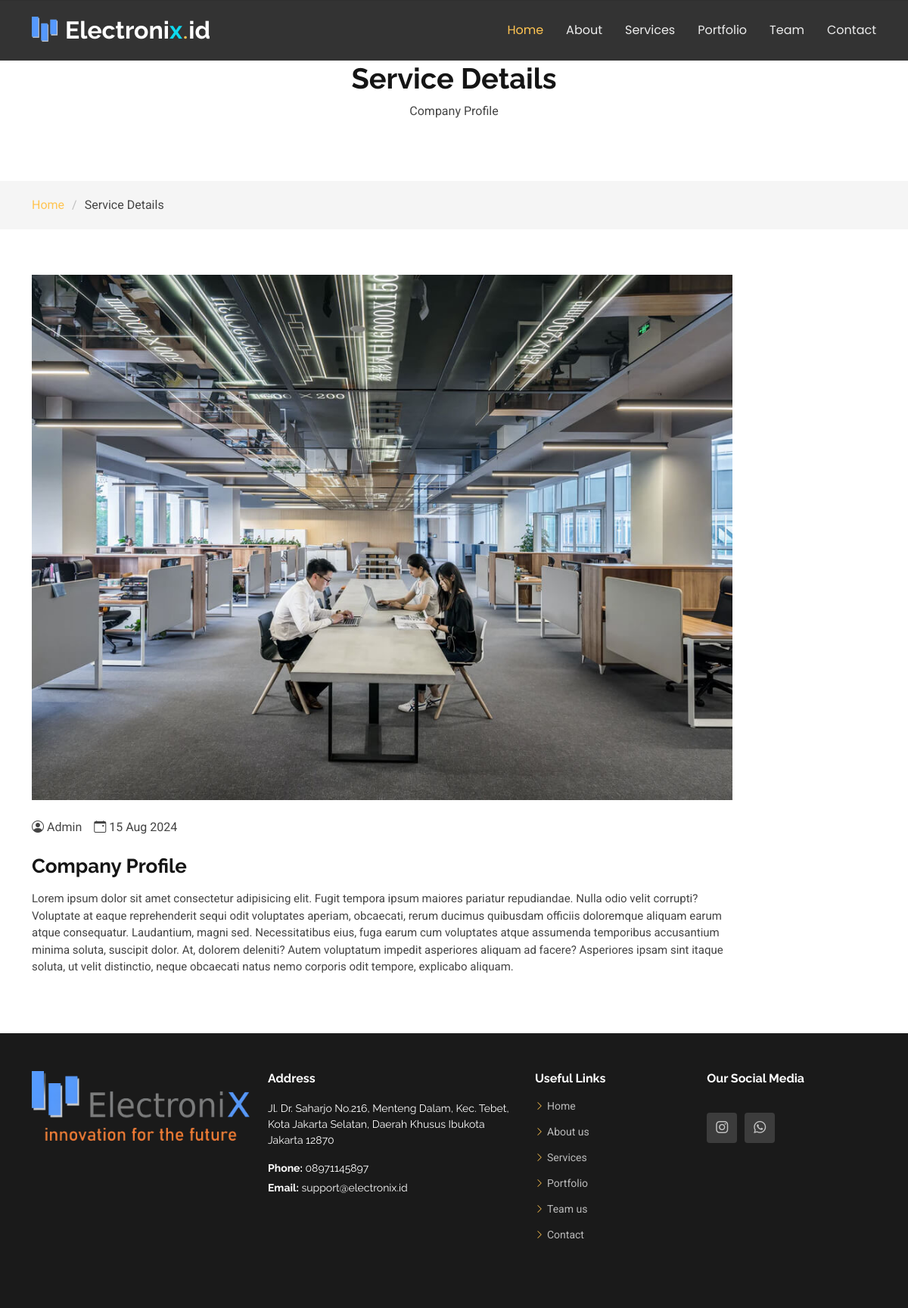
Screenshot of /home/service_detail/company_profile with the database file from the repository.
### tables this page shows
CREATE TABLE `service` (
  `id` int(11) NOT NULL,
  `judul` varchar(550) NOT NULL,
  `slug` varchar(550) NOT NULL,
  `isi_service` text NOT NULL,
  `created_by` varchar(255) NOT NULL,
  `created_at` int(11) NOT NULL,
  `image` varchar(550) NOT NULL
);

CREATE TABLE `contact` (
  `id` int(11) NOT NULL,
  `image` varchar(550) NOT NULL,
  `alamat` varchar(550) NOT NULL,
  `telp` varchar(550) NOT NULL,
  `email` varchar(250) NOT NULL,
  `instagram` varchar(550) NOT NULL,
  `wa` varchar(250) NOT NULL,
  `maps` varchar(9999) NOT NULL
);

### application/controllers/Home.php (called while the page is built, shortened)
<?php
class Home extends CI_Controller {
	public function service_detail($slug)
	{
		$data['judul'] = 'Detail Service';
		$data['service'] = $this->db->get_where('service', ['slug' => $slug])->row_array();
		$data['contact'] = $this->db->get_where('contact')->result_array();
		$this->load->view('template/home_header', $data);
        $this->load->view('template/service_navbar', $data);
		$this->load->view('home/service_detail', $data);
        $this->load->view('template/home_footer', $data);
	}
}

### index.php (called while the page is built, shortened)
<?php
require_once BASEPATH.'core/CodeIgniter.php';

### application/views/home/service_detail.php (the view)
<body class="service-details-page">
<main class="main">
<div class="page-title" data-aos="fade">
  <div class="heading">
    <div class="container">
      <div class="row d-flex justify-content-center text-center">
        <div class="col-lg-8">
          <h1>Service Details</h1>
          <p class="mb-0"><?= $service['judul'] ?></p>
        </div>
      </div>
    </div>
  </div>
  <nav class="breadcrumbs">
    <div class="container">
      <ol>
        <li><a href="<?= base_url('home/index') ?>">Home</a></li>
        <li class="current">Service Details</li>
      </ol>
    </div>
  </nav>
</div>
<section id="service-details" class="service-details section">
  <div class="container">
    <div class="row gy-5">
      <div class="col-lg-10" data-aos="fade-up" data-aos-delay="200">
        <img src="<?= base_url('front-end/assets/img/service/').$service['image']; ?>" alt="img-fluid" class="img-fluid services-img mb-4">
        <div class="d-flex align-items-center mb-4">
          <div class="me-3 d-flex align-items-center">
            <i class="bi bi-person-circle me-1"></i>
            <span><?= $service['created_by']; ?></span>
          </div>
          <div class="d-flex align-items-center">
            <i class="bi bi-calendar-event me-1"></i>
            <span><?= date('d M Y', ($service['created_at'])); ?></span>
          </div>
        </div>
        <h3><?= $service['judul'] ?></h3>
        <p style="text-align: justify;"><?= $service['isi_service']; ?></p>
      </div>
    </div>
  </div>
</section>
</body>

### application/views/template/home_footer.php (shortened to what this page needs)
<footer id="footer" class="footer">
<div class="footer-top">
    <div class="container">
      <div class="row gy-4">
        <?php foreach($contact as $ct) : ?>
          <div class="col-lg-7 col-md-12 footer-about d-flex align-items-start justify-content-between flex-column flex-lg-row">
            <img src="<?= base_url('front-end/assets/img/contact/').$ct['image'] ?>" style="width: 100%; height: auto; max-width: 288px;" alt="" class="footer-logo"/>
              <div class="footer-contact ms-lg-4 mt-3 mt-lg-0 text-lg-start text-center">
                  <h4>Address</h4>
                  <p><?= $ct['alamat'] ?></p>
                  <p class="mt-3"><strong>Phone:</strong> <span><?= $ct['telp'] ?></span></p>
                  <p><strong>Email:</strong> <span><?= $ct['email'] ?></span></p>
              </div>
          </div>
          <?php endforeach; ?>
          <div class="col-lg-4 col-md-6 d-flex flex-column flex-md-row justify-content-between">
            <div class="footer-links">
              <h4>Useful Links</h4>
                <ul>
                  <li><i class="bi bi-chevron-right"></i> <a href="<?= base_url('home/index/') ?>#hero">Home</a></li>
                  <li><i class="bi bi-chevron-right"></i> <a href="<?= base_url('home/index/') ?>#about">About us</a></li>
                  <li><i class="bi bi-chevron-right"></i> <a href="<?= base_url('home/index/') ?>#services">Services</a></li>
                  <li><i class="bi bi-chevron-right"></i> <a href="<?= base_url('home/index/') ?>#portfolio">Portfolio</a></li>
                  <li><i class="bi bi-chevron-right"></i> <a href="<?= base_url('home/index/') ?>#team">Team us</a></li>
                  <li><i class="bi bi-chevron-right"></i> <a href="#contact">Contact</a></li>
            </ul>
        </div>
        <div class="footer-newsletter mt-2 mt-md-0 ms-md-3">
          <h4>Our Social Media</h4>
          <div class="social-links d-flex mt-4">
            <?php foreach($contact as $ct) : ?>
            <a href="<?= $ct['instagram'] ?>" target="_blank"><i class="bi bi-instagram"></i></a>
            <a href="<?= $ct['wa'] ?>" target="_blank"><i class="bi bi-whatsapp"></i></a>
          </div>
        </div>
        <?php endforeach;?>
      </div>
    </div>
  </div>
</footer>
</body>
</html>

### front-end/assets/css/main.css (style rules this page uses)
:root { --default-font: "Roboto", system-ui, -apple-system, "Segoe UI", Roboto, "Helvetica Neue", Arial, "Noto Sans", "Liberation Sans", sans-serif, "Apple Color Emoji", "Segoe UI Emoji", "Segoe UI Symbol", "Noto Color Emoji"; --heading-font: "Raleway", sans-serif; --nav-font: "Poppins", sans-serif; }
:root { --background-color: #ffffff; --default-color: #444444; --heading-color: #151515; --accent-color: #ffc451; --contrast-color: #312f2f; }
:root { --nav-color: rgba(255, 255, 255, 0.905); --nav-hover-color: #ffc451; --nav-dropdown-background-color: #ffffff; --nav-dropdown-color: #212529; --nav-dropdown-hover-color: #ffc451; }
:root { --footer-background-color: #000000; }
:root { scroll-behavior: smooth; }
body { color: var(--default-color); background-color: var(--background-color); font-family: var(--default-font); }
a { color: var(--accent-color); text-decoration: none; transition: 0.3s; }
h1, h2, h3, h4, h5, h6 { color: var(--heading-color); font-family: var(--heading-font); }
.footer { --background-color: var(--footer-background-color); --default-color: #ffffff; --heading-color: #ffffff; color: var(--default-color); background-color: var(--background-color); font-size: 14px; position: relative; }
.footer .footer-top { padding: 50px 0; background-color: color-mix(in srgb, var(--footer-background-color) 90%, white 10%); }
.footer .footer-about { display: flex; flex-direction: row; align-items: center; justify-content: space-between; }
.footer .footer-about .footer-contact { margin-left: 20px; text-align: left; }
.footer .footer-about p { font-size: 14px; font-family: var(--heading-font); }
.footer .social-links a { color: color-mix(in srgb, var(--default-color), transparent 30%); background-color: color-mix(in srgb, var(--default-color) 5%, white 10%); display: flex; align-items: center; justify-content: center; width: 40px; height: 40px; border-radius: 4px; font-size: 16px; margin-right: 10px; transition: 0.3s; }
.footer h4 { font-size: 16px; font-weight: bold; position: relative; padding-bottom: 12px; }
.footer .footer-links { margin-bottom: 30px; }
.footer .footer-links ul { list-style: none; padding: 0; margin: 0; }
.footer .footer-links ul i { margin-right: 4px; font-size: 12px; line-height: 0; color: var(--accent-color); }
.footer .footer-links ul li { padding: 10px 0; display: flex; align-items: center; }
.footer .footer-links ul li:first-child { padding-top: 0; }
.footer .footer-links ul a { color: color-mix(in srgb, var(--default-color), transparent 30%); display: inline-block; line-height: 1; }
.footer .footer-contact p { margin-bottom: 5px; }
.page-title { color: var(--default-color); background-color: var(--background-color); position: relative; }
.page-title .heading { padding: 80px 0; border-top: 1px solid color-mix(in srgb, var(--default-color), transparent 90%); }
.page-title .heading h1 { font-size: 38px; font-weight: 700; }
.page-title nav { background-color: color-mix(in srgb, var(--default-color), transparent 95%); padding: 20px 0; }
.page-title nav ol { display: flex; flex-wrap: wrap; list-style: none; margin: 0; padding: 0; font-size: 16px; font-weight: 400; }
.page-title nav ol li+li { padding-left: 10px; }
.page-title nav ol li+li::before { content: "/"; display: inline-block; padding-right: 10px; color: color-mix(in srgb, var(--default-color), transparent 70%); }
section, .section { color: var(--default-color); background-color: var(--background-color); padding: 60px 0; scroll-margin-top: 80px; overflow: clip; }
.service-details .services-img { margin-bottom: 20px; }
.service-details h3 { font-size: 26px; font-weight: 700; }
.service-details p { font-size: 15px; }

### rows the page displays
service: judul "Company Profile", image (picture), created_by "Admin", created_at "15 Aug 2024", isi_service "Lorem ipsum dolor sit amet consectetur adipisicing elit. Fugit tempora ipsum maiores pariatur repudiandae. Nulla odio velit corrupti? Voluptate at eaque reprehenderit sequi odit voluptates aperiam, obcaecati, rerum ducimus quibusdam officiis doloremque aliquam earum atque consequatur. Laudantium, magni sed. Necessitatibus eius, fuga earum cum voluptates atque assumenda temporibus accusantium minima soluta, suscipit dolor. At, dolorem deleniti? Autem voluptatum impedit asperiores aliquam ad facere? Asperiores ipsam sint itaque soluta, ut velit distinctio, neque obcaecati natus nemo corporis odit tempore, explicabo aliquam."
contact: image (picture), alamat "Jl. Dr. Saharjo No.216, Menteng Dalam, Kec. Tebet, Kota Jakarta Selatan, Daerah Khusus Ibukota Jakarta 12870", telp "08971145897", email "support@electronix.id"
